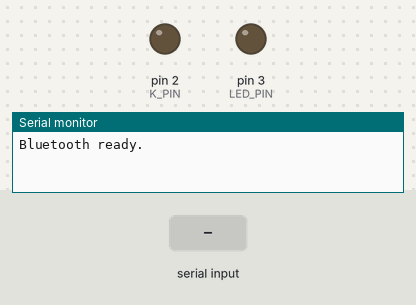
A sketch run on a simulated Arduino Mega 2560, built with avr-gcc and run on an emulated ATmega2560. Parts: output pins drawn as LEDs (lit = HIGH), the last lines printed to the serial monitor. The test bench sets the inputs (shaded band).

Above: at 1.2 s.
1.3 s: "K\n" received over the second serial link
At 2.3 s:
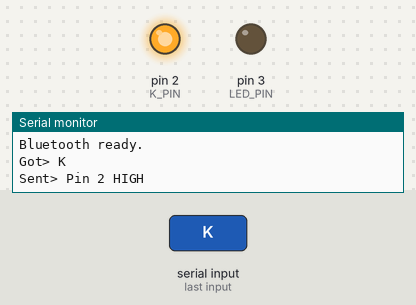
2.8 s: "LED ON\n" received over the second serial link
At 3.6 s:
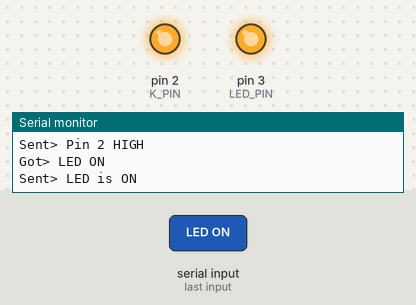
4.3 s: "K RELEASED\n" received over the second serial link
At 4.9 s:
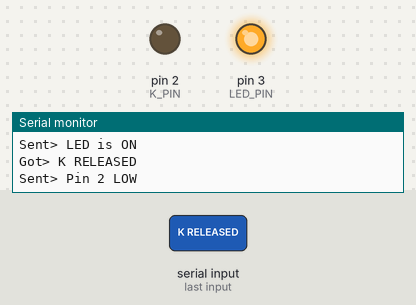
Timing chart, 0 to 7.3 s (numbered marks = the images above; inputs shaded):
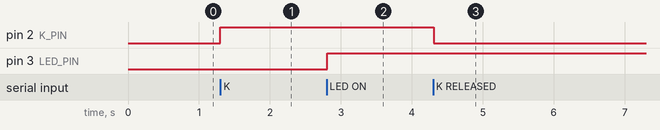

The sketch:

AIIT_Bluetooth.ino
```cpp
// AIIT Bluetooth starter (Arduino Mega 2560 + HC-06)
//
// 1. Write your code below. The Bluetooth parts live in the AIITBluetooth.h
//    tab. Don't change that tab.
// 2. Upload. Pair your sensor on the Mac (System Settings > Bluetooth,
//    PIN 1234), then run:  .venv/bin/python controller.py
//
//   send("text")         sends a line to the Mac
//   onMessage(message)   runs every time the Mac sends a line
//
// The controller window sends one line per button:
//   pressed:  UP  DOWN  LEFT  RIGHT  K  L
//   let go:   UP RELEASED  DOWN RELEASED  ...  L RELEASED

#include "AIITBluetooth.h"

const int LED_PIN = 3;
const int K_PIN = 2;

void setup() {
  bluetoothBegin();  // keep this first
  pinMode(LED_PIN, OUTPUT);
  digitalWrite(LED_PIN, LOW);
  pinMode(K_PIN, OUTPUT);
  digitalWrite(K_PIN, LOW);
}

void loop() {
  bluetoothUpdate();  // keep this; it checks for messages
  // Your code here runs over and over. Avoid long delay() calls,
  // or messages will wait until the delay ends.
}

void onMessage(String message) {
  message.toUpperCase();
  if (message == "K") {
    digitalWrite(K_PIN, HIGH);   // pin 2 on while K is held
    send("Pin 2 HIGH");
  } else if (message == "K RELEASED") {
    digitalWrite(K_PIN, LOW);    // pin 2 off when K is let go
    send("Pin 2 LOW");
  } else if (message == "LED ON") {
    digitalWrite(LED_PIN, HIGH);
    send("LED is ON");
  } else if (message == "L" || message == "LED OFF") {
    digitalWrite(LED_PIN, LOW);
    send("LED is OFF");
  } else if (message == "UP" || message == "READ") {
    send("A0 = " + String(analogRead(A0)));
  } else if (message == "DOWN") {
    digitalWrite(LED_PIN, HIGH);  // LED stays on while DOWN is held
  } else if (message == "DOWN RELEASED") {
    digitalWrite(LED_PIN, LOW);
  } else if (message.endsWith(" RELEASED")) {
    // Other buttons let go: nothing to do yet.
  } else {
    send("I got: " + message);  // LEFT and RIGHT end up here. Add your own!
  }
}
```

AIITBluetooth.h
```cpp
// AIITBluetooth.h: HC-06 Bluetooth helper for Arduino Mega 2560.
// You don't need to change this file. Use it from your sketch:
//
//   #include "AIITBluetooth.h"
//   void setup() { bluetoothBegin(); }
//   void loop()  { bluetoothUpdate(); }
//   void onMessage(String message) { send("I got: " + message); }
//
//   bluetoothBegin()      starts Bluetooth (first line of setup)
//   bluetoothUpdate()     checks for messages (in loop, every time)
//   onMessage(message)    YOU write this; runs when the Mac sends a line
//   send(text)            sends a line to the Mac
//
// Wiring: HC-06 TXD -> pin 19, HC-06 RXD <- pin 18 (through a voltage
// divider), VCC -> 5V, GND -> GND. USB Serial Monitor at 115200 shows a log.

#pragma once
#include <Arduino.h>

// Written in your sketch.
void onMessage(String message);

const long AIIT_BT_BAUD = 9600;    // HC-06 factory speed
const long AIIT_USB_BAUD = 115200; // Serial Monitor speed

void send(String text) {
  Serial1.println(text);
  Serial.print("Sent> ");
  Serial.println(text);
}

// The sensor's name is stored in the HC-06 itself (your teacher set it).
void bluetoothBegin() {
  Serial.begin(AIIT_USB_BAUD);
  Serial1.begin(AIIT_BT_BAUD);
  Serial.println("Bluetooth ready.");
}

String aiitIncoming = "";

void bluetoothUpdate() {
  while (Serial1.available()) {
    char c = Serial1.read();
    if (c == '\n' || c == '\r') {
      aiitIncoming.trim();
      if (aiitIncoming.length() > 0) {
        Serial.print("Got> ");
        Serial.println(aiitIncoming);
        String message = aiitIncoming;
        aiitIncoming = "";
        onMessage(message);
      }
      aiitIncoming = "";
    } else {
      aiitIncoming += c;
    }
  }
}
```

Measured:
- after the input at 1.3 s, pin 2 (K_PIN): LOW → HIGH at once
- after the input at 2.8 s, pin 3 (LED_PIN): LOW → HIGH at once
- after the input at 4.3 s, pin 2 (K_PIN): HIGH → LOW at once
